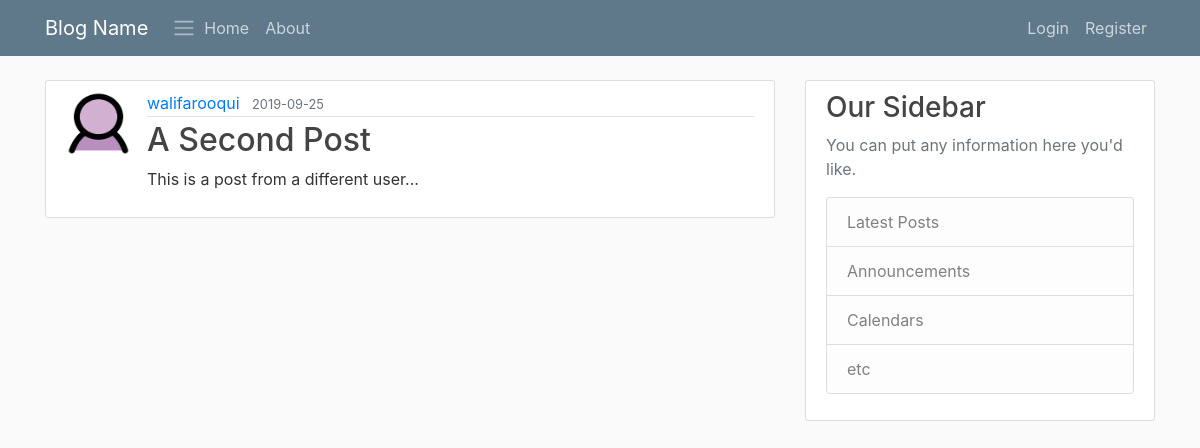
Screenshot of /post/2 with the database file from the repository.
### ds_blog/models.py (models this page shows, shortened)
class User(db.Model, UserMixin):
	id = db.Column(db.Integer, primary_key = True)
	username = db.Column(db.String(20), unique = True, nullable = False)
	email = db.Column(db.String(120), unique = True, nullable = False)
	image_file = db.Column(db.String(20), nullable = False, default = 'default.jpg')
	password = db.Column(db.String(60), nullable = False)
	posts = db.relationship('Post', backref = 'author', lazy = True)

class Post(db.Model):
	id = db.Column(db.Integer, primary_key = True)
	title = db.Column(db.String(100), nullable = False)
	date_posted = db.Column(db.DateTime, nullable = False, default = datetime.utcnow)
	content = db.Column(db.Text, nullable = False)
	user_id = db.Column(db.Integer, db.ForeignKey('user.id'), nullable = False)

### ds_blog/posts/routes.py (the view)
@posts.route("/post/<int:post_id>")
def post(post_id):
    post = Post.query.get_or_404(post_id)
    return render_template('post.html', title = post.title, post = post)

### ds_blog/templates/post.html (shortened to what this page needs)
{% extends 'layout.html' %}
{% block content %}
	<article class="media content-section">
		<img class="rounded-cricle article-img" src = "{{ url_for('static', filename = 'profile_pic/' + post.author.image_file) }}">
	  <div class="media-body">
	    <div class="article-metadata">
	      <a class="mr-2" href="#">{{ post.author.username }}</a>
				<small class="text-muted"> {{ post.date_posted.strftime("%Y-%m-%d") }} </small>
	    </div>
	    <h2 class = "article-title"> {{ post.title }} </h2>
	    <p class="article-content">{{ post.content }}</p>
	  </div>
	</article>
{% endblock content %}

### ds_blog/static/main.css (style rules this page uses)
body { background: #fafafa; color: #333333; margin-top: 5rem; }
h1, h2, h3, h4, h5, h6 { color: #444444; }
.content-section { background: #ffffff; padding: 10px 20px; border: 1px solid #dddddd; border-radius: 3px; margin-bottom: 20px; }
.article-title { color: #444444; }
.article-content { white-space: pre-line; }
.article-img { height: 65px; width: 65px; margin-right: 16px; }
.article-metadata { padding-bottom: 1px; margin-bottom: 4px; border-bottom: 1px solid #e3e3e3 }

### rows the page displays
User: image_file (placeholder picture), author.username "walifarooqui"
Post: date_posted "2019-09-25", title "A Second Post", content "This is a post from a different user..."
